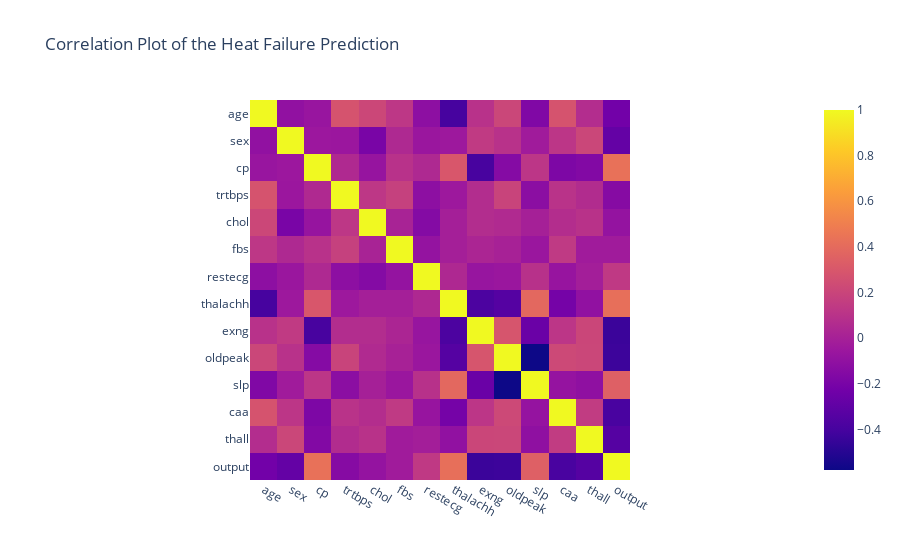

The notebook cell saved with this chart:
### Code cell
px.imshow(df_heart.corr(),title="Correlation Plot of the Heat Failure Prediction")

### Figure 1 — Plotly figure (JSON) as saved in the notebook; plotly's stock layout.template omitted (floating-point values rounded to 4 significant figures; data arrays with more than 128 entries replaced by an {"elided": "..."} marker saying what was removed)
{"data": [{"coloraxis": "coloraxis", "hovertemplate": "x: %{x}<br>y: %{y}<br>color: %{z}<extra></extra>", "name": "0", "type": "heatmap", "x": ["age", "sex", "cp", "trtbps", "chol", "fbs", "restecg", "thalachh", "exng", "oldpeak", "slp", "caa", "thall", "output"], "xaxis": "x", "y": ["age", "sex", "cp", "trtbps", "chol", "fbs", "restecg", "thalachh", "exng", "oldpeak", "slp", "caa", "thall", "output"], "yaxis": "y", "z": {"elided": "14x14 float values"}}], "layout": {"coloraxis": {"colorscale": [[0, "#0d0887"], [0.1111, "#46039f"], [0.2222, "#7201a8"], [0.3333, "#9c179e"], [0.4444, "#bd3786"], [0.5556, "#d8576b"], [0.6667, "#ed7953"], [0.7778, "#fb9f3a"], [0.8889, "#fdca26"], [1, "#f0f921"]]}, "title": {"text": "Correlation Plot of the Heat Failure Prediction"}, "xaxis": {"anchor": "y", "constrain": "domain", "domain": [0, 1], "scaleanchor": "y"}, "yaxis": {"anchor": "x", "autorange": "reversed", "constrain": "domain", "domain": [0, 1]}}}
